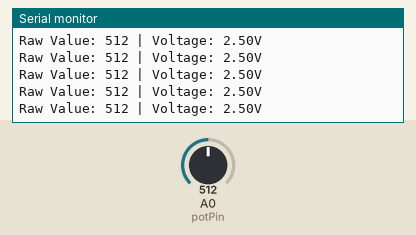
Recording of a sketch running on a simulated Arduino Uno, built with avr-gcc and run on an emulated ATmega328P. Shown: the last lines printed to the serial monitor. The test bench sets the inputs (shaded band); at power-on: A0 (potPin) = 512.

Above: at 1.2 s.
1.3 s: A0 (potPin) set to 716
At 1.56 s:
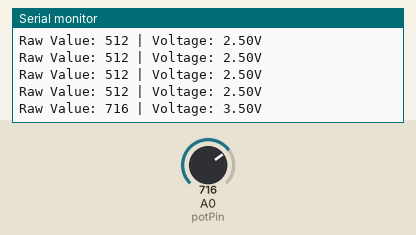
2.8 s: A0 (potPin) set to 900
At 2.97 s:
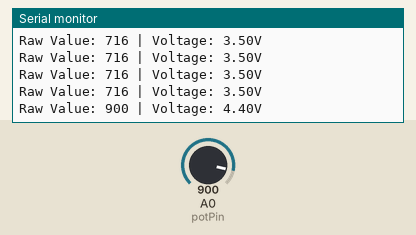
Timing chart, 0 to 5.8 s (numbered marks = the images above; inputs shaded):
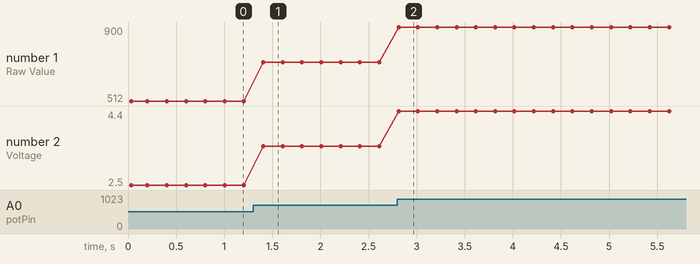

The sketch:

Laboratory5.ino
```cpp
/*
  Analog Input Lab
  Reads an analog input on pin 0, prints the result to the Serial Monitor.
*/
int potPin = A0;     // The middle pin of the potentiometer
int rawValue = 0;    // Variable to store the raw ADC value (0-1023)
float voltage = 0;   // Variable to store the calculated voltage

void setup() {
  Serial.begin(9600); // Open the serial port at 9600 bps
  Serial.println("Potentiometer Lab Started...");
}
void loop() {

  // Read the value from the sensor
  rawValue = analogRead(potPin);

  // Convert the raw value (0-1023) to voltage (0-5V)
  voltage = rawValue * (5.0 / 1023.0);

  // Print results to Serial Monitor
  Serial.print("Raw Value: ");
  Serial.print(rawValue);
  Serial.print(" | Voltage: ");
  Serial.print(voltage);
  Serial.println("V");

  delay(200); // Wait 200ms so the screen doesn't flicker too fast
}
```

Measured:
- after the input at 1.3 s, the serial monitor: prints a new line after 0.11 s (image 1)
- after the input at 2.8 s, the serial monitor: prints a new line at once (image 2)
- plotted number 1: 512 → 716 after the input at 1.3 s, 716 → 900 after the input at 2.8 s
- plotted number 2: 2.5 → 3.5 after the input at 1.3 s, 3.5 → 4.4 after the input at 2.8 s
